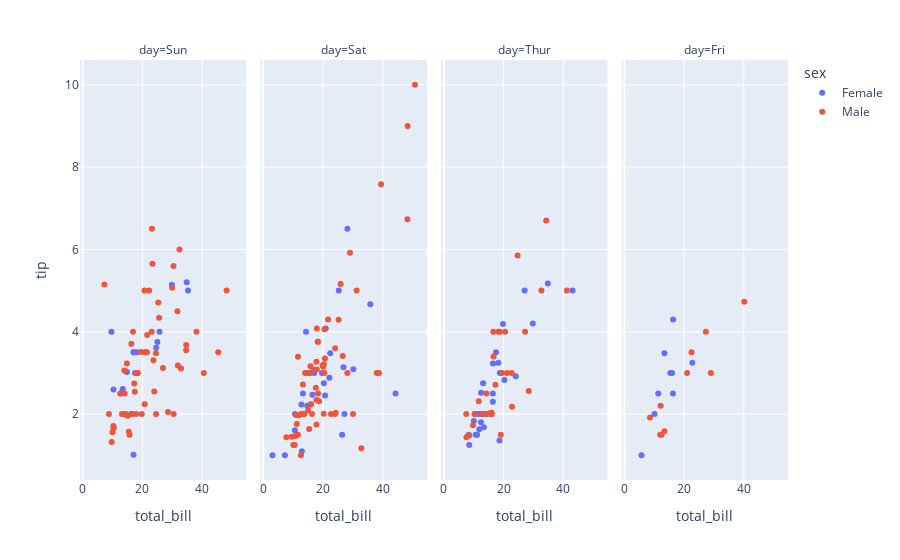

The notebook cell saved with this chart:
### Code cell
fig = px.scatter(tips,x='total_bill',y='tip',
                 color='sex',
                 facet_col='day') # facet_col (class의 개수만큼 분리되어서 차트를 보여줌
fig.show()

### Figure 1 — Plotly figure (JSON) as saved in the notebook; plotly's stock layout.template omitted (floating-point values rounded to 4 significant figures)
{"data": [{"hovertemplate": "sex=Female<br>day=Sun<br>total_bill=%{x}<br>tip=%{y}<extra></extra>", "legendgroup": "Female", "marker": {"color": "#636efa", "symbol": "circle"}, "mode": "markers", "name": "Female", "orientation": "v", "showlegend": true, "type": "scatter", "x": [16.99, 24.59, 35.26, 14.83, 10.33, 16.97, 10.29, 34.81, 25.71, 17.31, 29.85, 25, 13.39, 16.21, 17.51, 9.6, 20.9, 18.15], "xaxis": "x", "y": [1.01, 3.61, 5, 3.02, 1.67, 3.5, 2.6, 5.2, 4, 3.5, 5.14, 3.75, 2.61, 2, 3, 4, 3.5, 3.5], "yaxis": "y"}, {"hovertemplate": "sex=Female<br>day=Sat<br>total_bill=%{x}<br>tip=%{y}<extra></extra>", "legendgroup": "Female", "marker": {"color": "#636efa", "symbol": "circle"}, "mode": "markers", "name": "Female", "orientation": "v", "showlegend": false, "type": "scatter", "x": [20.29, 15.77, 19.65, 15.06, 20.69, 16.93, 26.41, 16.45, 3.07, 17.07, 26.86, 25.28, 14.73, 44.3, 22.42, 20.92, 14.31, 7.25, 10.59, 10.63, 12.76, 13.27, 28.17, 12.9, 30.14, 22.12, 35.83, 27.18], "xaxis": "x2", "y": [2.75, 2.23, 3, 3, 2.45, 3.07, 1.5, 2.47, 1, 3, 3.14, 5, 2.2, 2.5, 3.48, 4.08, 4, 1, 1.61, 2, 2.23, 2.5, 6.5, 1.1, 3.09, 2.88, 4.67, 2], "yaxis": "y2"}, {"hovertemplate": "sex=Female<br>day=Thur<br>total_bill=%{x}<br>tip=%{y}<extra></extra>", "legendgroup": "Female", "marker": {"color": "#636efa", "symbol": "circle"}, "mode": "markers", "name": "Female", "orientation": "v", "showlegend": false, "type": "scatter", "x": [10.07, 34.83, 10.65, 12.43, 24.08, 13.42, 12.48, 29.8, 14.52, 11.38, 20.27, 11.17, 12.26, 18.26, 8.51, 10.33, 14.15, 13.16, 17.47, 27.05, 16.43, 8.35, 18.64, 11.87, 19.81, 43.11, 13, 12.74, 13, 16.4, 16.47, 18.78], "xaxis": "x3", "y": [1.83, 5.17, 1.5, 1.8, 2.92, 1.68, 2.52, 4.2, 2, 2, 2.83, 1.5, 2, 3.25, 1.25, 2, 2, 2.75, 3.5, 5, 2.3, 1.5, 1.36, 1.63, 4.19, 5, 2, 2.01, 2, 2.5, 3.23, 3], "yaxis": "y3"}, {"hovertemplate": "sex=Female<br>day=Fri<br>total_bill=%{x}<br>tip=%{y}<extra></extra>", "legendgroup": "Female", "marker": {"color": "#636efa", "symbol": "circle"}, "mode": "markers", "name": "Female", "orientation": "v", "showlegend": false, "type": "scatter", "x": [5.75, 16.32, 22.75, 11.35, 15.38, 13.42, 15.98, 16.27, 10.09], "xaxis": "x4", "y": [1, 4.3, 3.25, 2.5, 3, 3.48, 3, 2.5, 2], "yaxis": "y4"}, {"hovertemplate": "sex=Male<br>day=Sun<br>total_bill=%{x}<br>tip=%{y}<extra></extra>", "legendgroup": "Male", "marker": {"color": "#EF553B", "symbol": "circle"}, "mode": "markers", "name": "Male", "orientation": "v", "showlegend": true, "type": "scatter", "x": [10.34, 21.01, 23.68, 25.29, 8.77, 26.88, 15.04, 14.78, 10.27, 15.42, 18.43, 21.58, 16.29, 17.46, 13.94, 9.68, 30.4, 18.29, 22.23, 32.4, 28.55, 18.04, 12.54, 9.94, 25.56, 19.49, 38.07, 23.95, 29.93, 14.07, 13.13, 17.26, 24.55, 19.77, 48.17, 16.49, 21.5, 12.66, 13.81, 24.52, 20.76, 31.71, 7.25, 31.85, 16.82, 32.9, 17.89, 14.48, 34.63, 34.65, 23.33, 45.35, 23.17, 40.55, 20.69, 30.46, 23.1, 15.69], "xaxis": "x", "y": [1.66, 3.5, 3.31, 4.71, 2, 3.12, 1.96, 3.23, 1.71, 1.57, 3, 3.92, 3.71, 2.54, 3.06, 1.32, 5.6, 3, 5, 6, 2.05, 3, 2.5, 1.56, 4.34, 3.51, 4, 2.55, 5.07, 2.5, 2, 2.74, 2, 2, 5, 2, 3.5, 2.5, 2, 3.48, 2.24, 4.5, 5.15, 3.18, 4, 3.11, 2, 2, 3.55, 3.68, 5.65, 3.5, 6.5, 3, 5, 2, 4, 1.5], "yaxis": "y"}, {"hovertemplate": "sex=Male<br>day=Sat<br>total_bill=%{x}<br>tip=%{y}<extra></extra>", "legendgroup": "Male", "marker": {"color": "#EF553B", "symbol": "circle"}, "mode": "markers", "name": "Male", "orientation": "v", "showlegend": false, "type": "scatter", "x": [20.65, 17.92, 39.42, 19.82, 17.81, 13.37, 12.69, 21.7, 9.55, 18.35, 17.78, 24.06, 16.31, 18.69, 31.27, 16.04, 38.01, 11.24, 48.27, 20.29, 13.81, 11.02, 18.29, 17.59, 20.08, 20.23, 15.01, 12.02, 10.51, 17.92, 15.36, 20.49, 25.21, 18.24, 14, 50.81, 15.81, 26.59, 38.73, 24.27, 30.06, 25.89, 48.33, 28.15, 11.59, 7.74, 20.45, 13.28, 24.01, 15.69, 11.61, 10.77, 15.53, 10.07, 12.6, 32.83, 29.03, 22.67, 17.82], "xaxis": "x2", "y": [3.35, 4.08, 7.58, 3.18, 2.34, 2, 2, 4.3, 1.45, 2.5, 3.27, 3.6, 2, 2.31, 5, 2.24, 3, 1.76, 6.73, 3.21, 2, 1.98, 3.76, 2.64, 3.15, 2.01, 2.09, 1.97, 1.25, 3.08, 1.64, 4.06, 4.29, 3.76, 3, 10, 3.16, 3.41, 3, 2.03, 2, 5.16, 9, 3, 1.5, 1.44, 3, 2.72, 2, 3, 3.39, 1.47, 3, 1.25, 1, 1.17, 5.92, 2, 1.75], "yaxis": "y2"}, {"hovertemplate": "sex=Male<br>day=Thur<br>total_bill=%{x}<br>tip=%{y}<extra></extra>", "legendgroup": "Male", "marker": {"color": "#EF553B", "symbol": "circle"}, "mode": "markers", "name": "Male", "orientation": "v", "showlegend": false, "type": "scatter", "x": [27.2, 22.76, 17.29, 19.44, 16.66, 32.68, 15.98, 13.03, 18.28, 24.71, 21.16, 11.69, 14.26, 15.95, 8.52, 22.82, 19.08, 16, 34.3, 41.19, 9.78, 7.51, 28.44, 15.48, 16.58, 7.56, 10.34, 13.51, 18.71, 20.53], "xaxis": "x3", "y": [4, 3, 2.71, 3, 3.4, 5, 2.03, 2, 4, 5.85, 3, 2.31, 2.5, 2, 1.48, 2.18, 1.5, 2, 6.7, 5, 1.73, 2, 2.56, 2.02, 4, 1.44, 2, 2, 4, 4], "yaxis": "y3"}, {"hovertemplate": "sex=Male<br>day=Fri<br>total_bill=%{x}<br>tip=%{y}<extra></extra>", "legendgroup": "Male", "marker": {"color": "#EF553B", "symbol": "circle"}, "mode": "markers", "name": "Male", "orientation": "v", "showlegend": false, "type": "scatter", "x": [28.97, 22.49, 40.17, 27.28, 12.03, 21.01, 12.46, 12.16, 8.58, 13.42], "xaxis": "x4", "y": [3, 3.5, 4.73, 4, 1.5, 3, 1.5, 2.2, 1.92, 1.58], "yaxis": "y4"}], "layout": {"annotations": [{"font": {}, "showarrow": false, "text": "day=Sun", "x": 0.1175, "xanchor": "center", "xref": "paper", "y": 1, "yanchor": "bottom", "yref": "paper"}, {"font": {}, "showarrow": false, "text": "day=Sat", "x": 0.3725, "xanchor": "center", "xref": "paper", "y": 1, "yanchor": "bottom", "yref": "paper"}, {"font": {}, "showarrow": false, "text": "day=Thur", "x": 0.6275, "xanchor": "center", "xref": "paper", "y": 1, "yanchor": "bottom", "yref": "paper"}, {"font": {}, "showarrow": false, "text": "day=Fri", "x": 0.8825, "xanchor": "center", "xref": "paper", "y": 1, "yanchor": "bottom", "yref": "paper"}], "legend": {"title": {"text": "sex"}, "tracegroupgap": 0}, "margin": {"t": 60}, "xaxis": {"anchor": "y", "domain": [0, 0.235], "title": {"text": "total_bill"}}, "xaxis2": {"anchor": "y2", "domain": [0.255, 0.49], "matches": "x", "title": {"text": "total_bill"}}, "xaxis3": {"anchor": "y3", "domain": [0.51, 0.745], "matches": "x", "title": {"text": "total_bill"}}, "xaxis4": {"anchor": "y4", "domain": [0.765, 1.0], "matches": "x", "title": {"text": "total_bill"}}, "yaxis": {"anchor": "x", "domain": [0, 1], "title": {"text": "tip"}}, "yaxis2": {"anchor": "x2", "domain": [0, 1], "matches": "y", "showticklabels": false}, "yaxis3": {"anchor": "x3", "domain": [0, 1], "matches": "y", "showticklabels": false}, "yaxis4": {"anchor": "x4", "domain": [0, 1], "matches": "y", "showticklabels": false}}}
